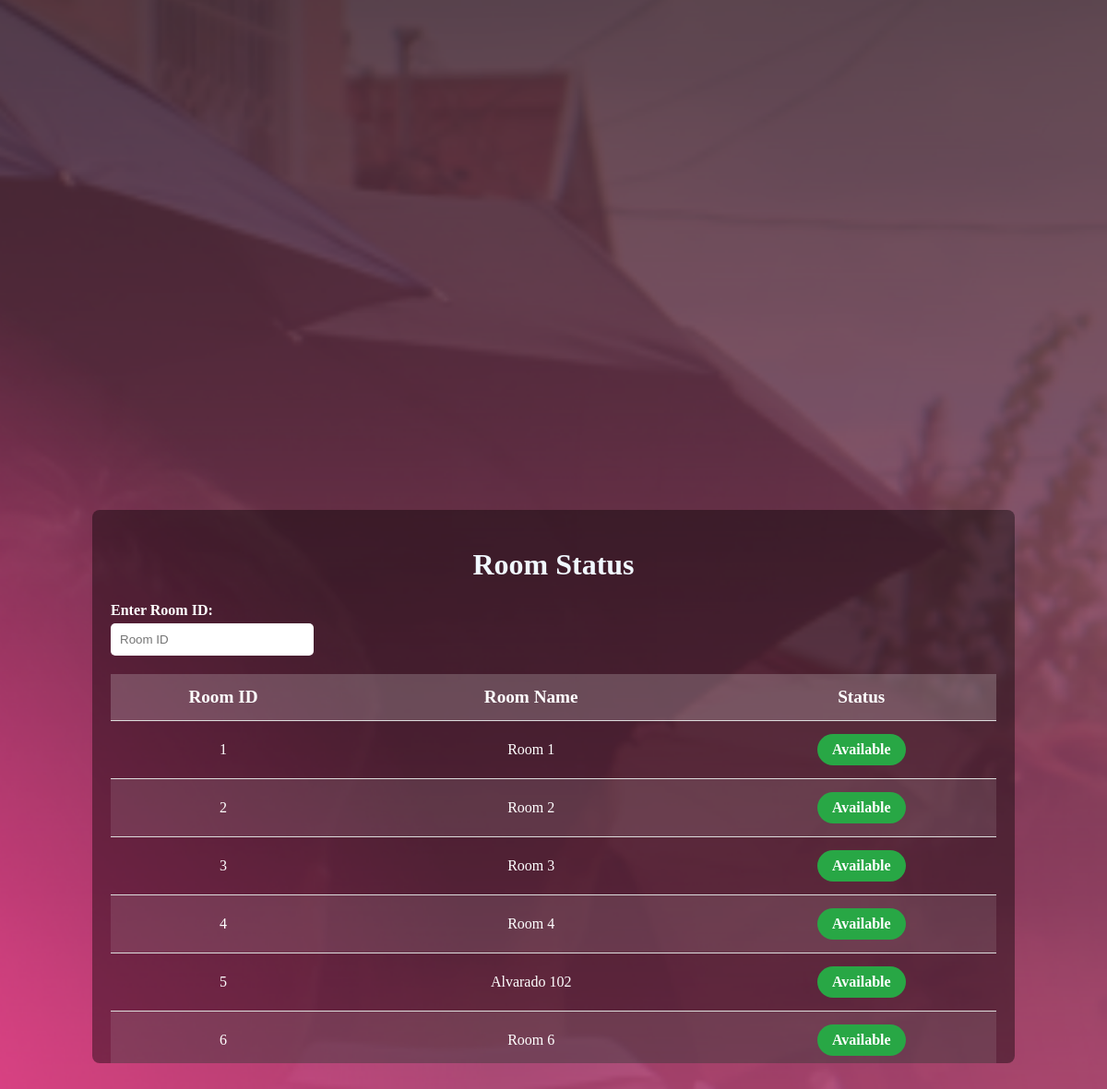
Page /roomStatus.php (signed in) on the earlier database version.
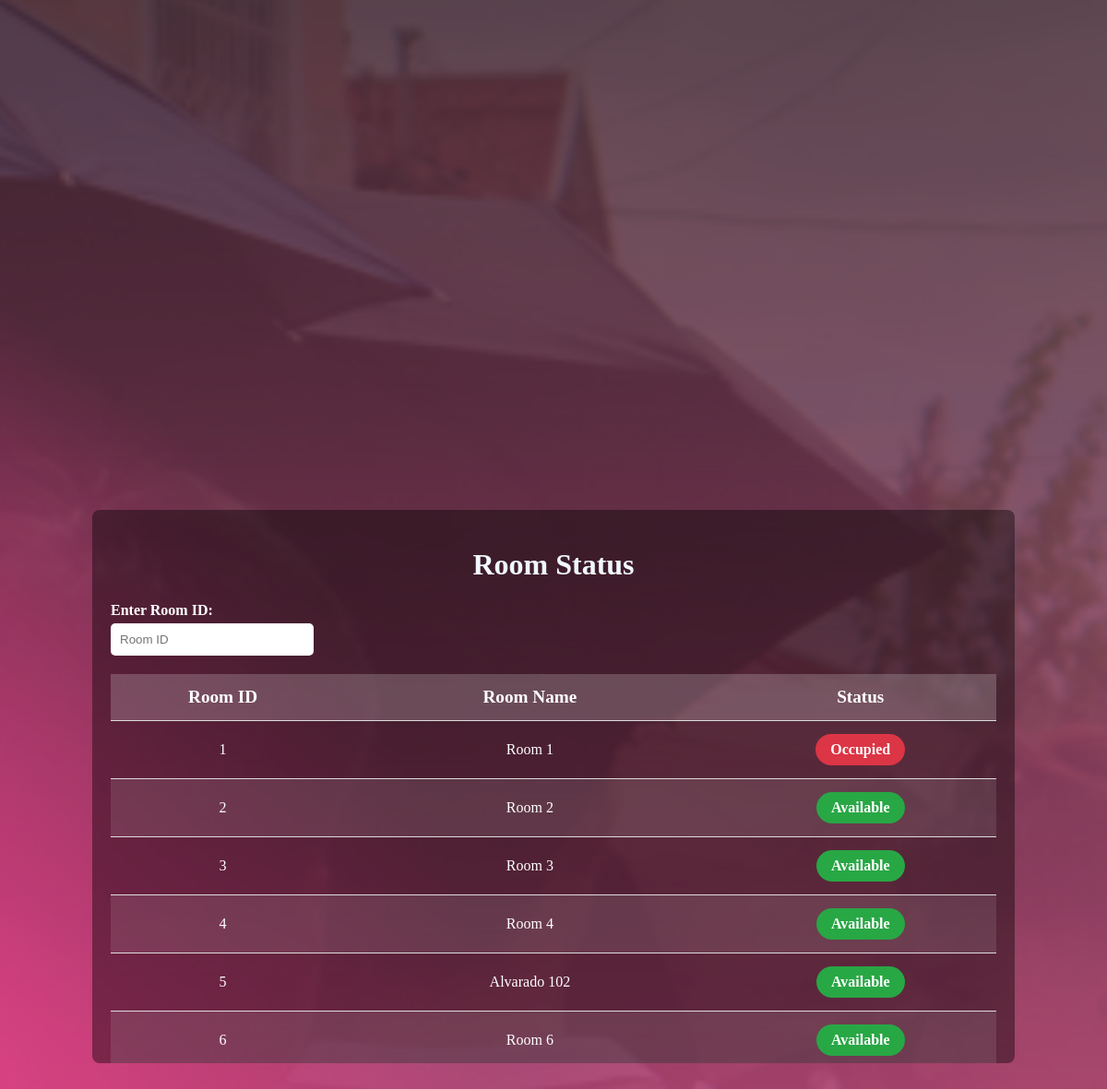
Same page on the later database version.
### tables this page shows
CREATE TABLE `rooms` (
  `id` int(11) NOT NULL,
  `name` varchar(50) DEFAULT NULL,
  `status` enum('available','occupied') DEFAULT 'available',
  `instructor` varchar(100) DEFAULT NULL,
  `duration` varchar(50) DEFAULT NULL
);

### roomStatus.php (the view, shortened to what this page needs)
<?php
include 'connect.php';
$role = $_SESSION['role'];
$roomsSql = "SELECT * FROM rooms";
$roomsResult = $conn->query($roomsSql);
?>
<!DOCTYPE html>
<html lang="en">
<head>
    <link rel="stylesheet" href="CSS/rooms.css">
</head>
<body data-role="<?php echo $role; ?>">
    <div class="box">
        <h1 class="head">Room Status</h1>
        <div class="input-container">
            <label for="roomIdInput">Enter Room ID:</label><br>
            <input type="number" id="roomIdInput" placeholder="Room ID">
        </div>
        <table>
            <thead>
                <tr>
                    <th>Room ID</th>
                    <th>Room Name</th>
                    <th>Status</th>
                </tr>
            </thead>
            <tbody id="room-table-body">
                <?php while ($row = $roomsResult->fetch_assoc()) { ?>
                <tr>
                    <td><?php echo $row['id']; ?></td>
                    <td><?php echo htmlspecialchars($row['name']); ?></td>
                    <td>
                        <span class="status-pill <?php echo $row['status'] === 'occupied' ? 'occupied' : 'available'; ?>">
                            <?php echo $row['status'] === 'occupied' ? 'Occupied' : 'Available'; ?>
                        </span>
                    </td>
                </tr>
                <?php } ?>
            </tbody>
        </table>
    </div>
</body>
</html>

### CSS/rooms.css (style rules this page uses)
body { background-image: url(background/background_home.png); background-size: cover; display: flex; justify-content: center; align-items: center; height: 100vh; margin: 0; color: aliceblue; }
.head { text-align: center; }
.box { height: 600px; width: 1000px; background-color: rgba(0, 0, 0, 0.4); padding: 20px; box-sizing: border-box; overflow-y: auto; border-radius: 8px; scrollbar-color: #333; }

### roomStatus.php (style rules this page uses)
table { width: 100%; border-collapse: collapse; color: #fff; margin-top: 20px; }
th, td { padding: 14px; text-align: center; border-bottom: 1px solid #ddd; }
th { background-color: rgba(255, 255, 255, 0.2); font-size: 1.2rem; }
tr:nth-child(even) { background-color: rgba(255, 255, 255, 0.1); }
.status-pill { padding: 8px 16px; border-radius: 20px; font-weight: bold; color: white; display: inline-block; }
.available { background-color: #28a745; }
.occupied { background-color: #dc3545; }
.input-container { margin-bottom: 20px; }
.input-container label { color: white; font-weight: bold; }
.input-container input { padding: 10px; width: 200px; border-radius: 5px; border: none; margin-top: 5px; }

Differences in the rows shown:
changed rooms "Room 1": status "Available" → "Occupied"
